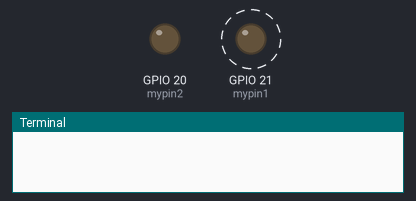
Simulated run of this program. Board: Raspberry Pi (BCM pin numbers). Shown: output pins drawn as LEDs (lit = HIGH), the last lines printed to the terminal. Dashed ring = blinking. Threads take turns every 2 ms; the clock reads 2024-03-15 10:24:30 at power-on unless the program sets it.

Above: at 0.5 s.
At 3.5 s:
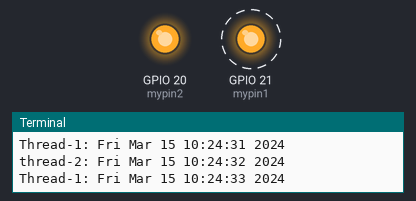
Timing chart, 0 to 5.2 s (numbered marks = the images above):
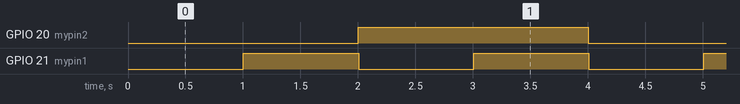

Measured:
- by itself, GPIO 20 (mypin2): alternates HIGH for 2.0 s and LOW for 2.0 s, 10 changes in all, then stays LOW
- by itself, GPIO 21 (mypin1): alternates HIGH for 1.0 s and LOW for 1.0 s, 10 changes in all, then stays LOW

The program:

threadingBlinks.py
```python
#!/usr/bin python
import thread
import time
import RPi.GPIO as GPIO

mypin1 = 21
mypin2 = 20


GPIO.setmode(GPIO.BCM)
GPIO.setup(mypin1, GPIO.OUT)
GPIO.setup(mypin2, GPIO.OUT)

#define a function for the thread
def print_time( threadName, delay, mypin):
    count = 0
    while count < 5:
        time.sleep(delay)
        count+=1
        print "%s: %s" %( threadName, time.ctime(time.time()) )
        GPIO.output(mypin, True)
        time.sleep(delay)
        GPIO.output(mypin, False)


# create 2 threads as follows
try:
    thread.start_new_thread( print_time, ("Thread-1",1,mypin1 ) )
    thread.start_new_thread( print_time, ("thread-2",2,mypin2 ) )
except:
    print "Error!: unable to start thread..."

while 1:
    pass
```
